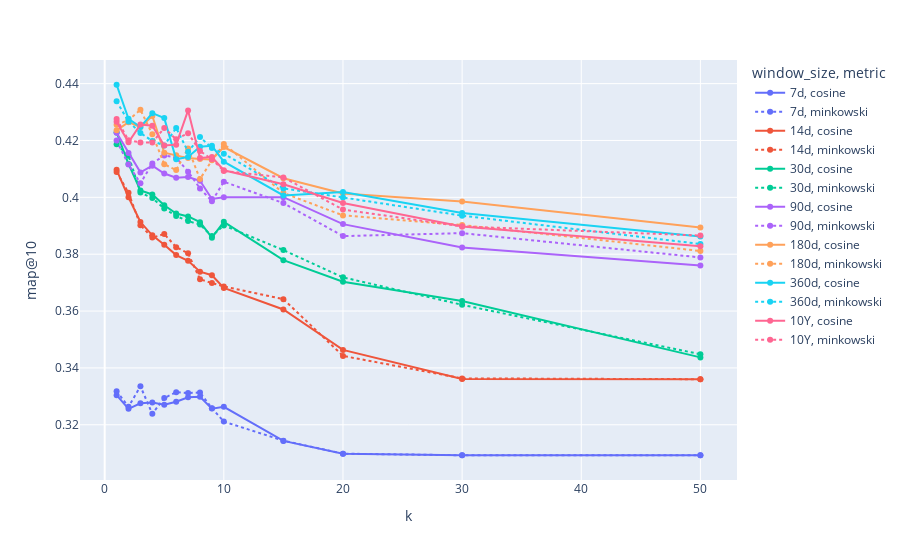

Source (notebook cell):
### Code cell
_toplot = mdf_mean.reset_index().copy()
_toplot['days'] = pd.to_timedelta(_toplot['window_size']).dt.days
_toplot = _toplot.sort_values(['k', 'days'])
# _toplot['color'] = _toplot['window_size'] + ',' + _toplot['metric']

fig = px.line(
    _toplot, 
    x='k', 
    y=KNN_ANALYZE_METRIC, 
    color='window_size', 
    markers=True, 
    line_dash='metric', 
    hover_data='time@10',
    # color_discrete_sequence=px.colors.sequential.Turbo,
)
display(nbutils.download_plotly(fig, f'11_knn_results_k-size_{SPLITS_FREQ}_normalize={SPLITS_NORMALIZE}.pdf'))
fig

### Figure 1 — Plotly figure (JSON) as saved in the notebook; plotly's stock layout.template omitted (floating-point values rounded to 4 significant figures)
{"data": [{"customdata": [[1.723], [1.575], [1.331], [1.425], [1.399], [1.226], [1.205], [1.027], [1.025], [1.057], [0.8748], [0.7228], [0.757], [0.7905]], "hovertemplate": "window_size=7d<br>metric=cosine<br>k=%{x}<br>map@10=%{y}<br>time@10=%{customdata[0]}<extra></extra>", "legendgroup": "7d, cosine", "line": {"color": "#636efa", "dash": "solid"}, "marker": {"symbol": "circle"}, "mode": "lines+markers", "name": "7d, cosine", "orientation": "v", "showlegend": true, "type": "scatter", "x": [1, 2, 3, 4, 5, 6, 7, 8, 9, 10, 15, 20, 30, 50], "xaxis": "x", "y": [0.3304, 0.3256, 0.3275, 0.3278, 0.327, 0.3281, 0.3297, 0.3298, 0.3257, 0.3263, 0.3143, 0.3098, 0.3093, 0.3093], "yaxis": "y"}, {"customdata": [[1.828], [1.444], [1.348], [1.312], [1.305], [1.119], [1.238], [1.06], [1.22], [1.034], [0.7621], [0.8264], [0.771], [0.8832]], "hovertemplate": "window_size=7d<br>metric=minkowski<br>k=%{x}<br>map@10=%{y}<br>time@10=%{customdata[0]}<extra></extra>", "legendgroup": "7d, minkowski", "line": {"color": "#636efa", "dash": "dot"}, "marker": {"symbol": "circle"}, "mode": "lines+markers", "name": "7d, minkowski", "orientation": "v", "showlegend": true, "type": "scatter", "x": [1, 2, 3, 4, 5, 6, 7, 8, 9, 10, 15, 20, 30, 50], "xaxis": "x", "y": [0.3318, 0.3263, 0.3335, 0.3239, 0.3294, 0.3315, 0.3312, 0.3314, 0.3258, 0.3211, 0.3144, 0.3098, 0.3093, 0.3093], "yaxis": "y"}, {"customdata": [[2.158], [2.077], [2.102], [1.973], [1.641], [1.764], [1.796], [1.515], [1.641], [1.514], [1.493], [1.346], [0.8533], [0.8088]], "hovertemplate": "window_size=14d<br>metric=cosine<br>k=%{x}<br>map@10=%{y}<br>time@10=%{customdata[0]}<extra></extra>", "legendgroup": "14d, cosine", "line": {"color": "#EF553B", "dash": "solid"}, "marker": {"symbol": "circle"}, "mode": "lines+markers", "name": "14d, cosine", "orientation": "v", "showlegend": true, "type": "scatter", "x": [1, 2, 3, 4, 5, 6, 7, 8, 9, 10, 15, 20, 30, 50], "xaxis": "x", "y": [0.4097, 0.4, 0.3913, 0.3866, 0.3834, 0.3797, 0.3777, 0.3739, 0.3726, 0.3681, 0.3606, 0.3463, 0.3361, 0.336], "yaxis": "y"}, {"customdata": [[2.348], [2.098], [1.844], [1.714], [1.756], [1.72], [1.726], [1.668], [1.696], [1.713], [1.381], [1.44], [0.996], [0.7685]], "hovertemplate": "window_size=14d<br>metric=minkowski<br>k=%{x}<br>map@10=%{y}<br>time@10=%{customdata[0]}<extra></extra>", "legendgroup": "14d, minkowski", "line": {"color": "#EF553B", "dash": "dot"}, "marker": {"symbol": "circle"}, "mode": "lines+markers", "name": "14d, minkowski", "orientation": "v", "showlegend": true, "type": "scatter", "x": [1, 2, 3, 4, 5, 6, 7, 8, 9, 10, 15, 20, 30, 50], "xaxis": "x", "y": [0.4089, 0.4016, 0.3902, 0.3858, 0.3871, 0.3825, 0.3803, 0.3712, 0.3698, 0.3686, 0.3642, 0.3442, 0.3363, 0.336], "yaxis": "y"}, {"customdata": [[3.555], [3.158], [3.063], [3.222], [3.011], [3.021], [2.858], [2.901], [2.89], [2.672], [2.814], [2.587], [2.582], [1.692]], "hovertemplate": "window_size=30d<br>metric=cosine<br>k=%{x}<br>map@10=%{y}<br>time@10=%{customdata[0]}<extra></extra>", "legendgroup": "30d, cosine", "line": {"color": "#00cc96", "dash": "solid"}, "marker": {"symbol": "circle"}, "mode": "lines+markers", "name": "30d, cosine", "orientation": "v", "showlegend": true, "type": "scatter", "x": [1, 2, 3, 4, 5, 6, 7, 8, 9, 10, 15, 20, 30, 50], "xaxis": "x", "y": [0.4228, 0.4117, 0.4024, 0.401, 0.3972, 0.3943, 0.3933, 0.3913, 0.3858, 0.3914, 0.3779, 0.3703, 0.3635, 0.3437], "yaxis": "y"}, {"customdata": [[3.401], [3.33], [2.852], [2.992], [3.237], [2.608], [2.918], [2.839], [2.632], [2.71], [2.464], [2.5], [2.441], [1.464]], "hovertemplate": "window_size=30d<br>metric=minkowski<br>k=%{x}<br>map@10=%{y}<br>time@10=%{customdata[0]}<extra></extra>", "legendgroup": "30d, minkowski", "line": {"color": "#00cc96", "dash": "dot"}, "marker": {"symbol": "circle"}, "mode": "lines+markers", "name": "30d, minkowski", "orientation": "v", "showlegend": true, "type": "scatter", "x": [1, 2, 3, 4, 5, 6, 7, 8, 9, 10, 15, 20, 30, 50], "xaxis": "x", "y": [0.4186, 0.4147, 0.4017, 0.3997, 0.3961, 0.3934, 0.3917, 0.3904, 0.3864, 0.3901, 0.3814, 0.3719, 0.3622, 0.3448], "yaxis": "y"}, {"customdata": [[7.359], [7.185], [6.705], [6.785], [7.308], [7.061], [6.905], [6.819], [7.199], [6.745], [6.646], [6.76], [6.288], [5.768]], "hovertemplate": "window_size=90d<br>metric=cosine<br>k=%{x}<br>map@10=%{y}<br>time@10=%{customdata[0]}<extra></extra>", "legendgroup": "90d, cosine", "line": {"color": "#ab63fa", "dash": "solid"}, "marker": {"symbol": "circle"}, "mode": "lines+markers", "name": "90d, cosine", "orientation": "v", "showlegend": true, "type": "scatter", "x": [1, 2, 3, 4, 5, 6, 7, 8, 9, 10, 15, 20, 30, 50], "xaxis": "x", "y": [0.4227, 0.4156, 0.4088, 0.4111, 0.4084, 0.4069, 0.4071, 0.4058, 0.3994, 0.4, 0.4, 0.3906, 0.3824, 0.376], "yaxis": "y"}, {"customdata": [[7.033], [7.217], [7.042], [7.007], [6.986], [6.911], [6.765], [6.897], [6.69], [6.614], [6.799], [6.333], [6.072], [6.046]], "hovertemplate": "window_size=90d<br>metric=minkowski<br>k=%{x}<br>map@10=%{y}<br>time@10=%{customdata[0]}<extra></extra>", "legendgroup": "90d, minkowski", "line": {"color": "#ab63fa", "dash": "dot"}, "marker": {"symbol": "circle"}, "mode": "lines+markers", "name": "90d, minkowski", "orientation": "v", "showlegend": true, "type": "scatter", "x": [1, 2, 3, 4, 5, 6, 7, 8, 9, 10, 15, 20, 30, 50], "xaxis": "x", "y": [0.42, 0.4115, 0.4049, 0.4119, 0.4148, 0.414, 0.409, 0.4032, 0.3986, 0.4055, 0.398, 0.3864, 0.3874, 0.3789], "yaxis": "y"}, {"customdata": [[12.3], [11.67], [11.99], [11.69], [11.88], [11.82], [12.04], [11.69], [10.98], [11.49], [11.46], [11.26], [10.98], [9.337]], "hovertemplate": "window_size=180d<br>metric=cosine<br>k=%{x}<br>map@10=%{y}<br>time@10=%{customdata[0]}<extra></extra>", "legendgroup": "180d, cosine", "line": {"color": "#FFA15A", "dash": "solid"}, "marker": {"symbol": "circle"}, "mode": "lines+markers", "name": "180d, cosine", "orientation": "v", "showlegend": true, "type": "scatter", "x": [1, 2, 3, 4, 5, 6, 7, 8, 9, 10, 15, 20, 30, 50], "xaxis": "x", "y": [0.4236, 0.4265, 0.4247, 0.4286, 0.4157, 0.4148, 0.4138, 0.4135, 0.4133, 0.4177, 0.4067, 0.4013, 0.3985, 0.3894], "yaxis": "y"}, {"customdata": [[11.87], [11.31], [11.34], [11.2], [11.72], [11.27], [11.48], [11.53], [11.53], [11.41], [11.12], [11.22], [11.45], [9.947]], "hovertemplate": "window_size=180d<br>metric=minkowski<br>k=%{x}<br>map@10=%{y}<br>time@10=%{customdata[0]}<extra></extra>", "legendgroup": "180d, minkowski", "line": {"color": "#FFA15A", "dash": "dot"}, "marker": {"symbol": "circle"}, "mode": "lines+markers", "name": "180d, minkowski", "orientation": "v", "showlegend": true, "type": "scatter", "x": [1, 2, 3, 4, 5, 6, 7, 8, 9, 10, 15, 20, 30, 50], "xaxis": "x", "y": [0.4255, 0.4272, 0.4308, 0.4222, 0.4116, 0.4096, 0.4172, 0.4064, 0.413, 0.4188, 0.4015, 0.3937, 0.3903, 0.3811], "yaxis": "y"}, {"customdata": [[15.73], [15.96], [15.65], [15.64], [15.18], [15.1], [16.13], [15.65], [15.57], [15.83], [15.84], [15.38], [14.93], [12.9]], "hovertemplate": "window_size=360d<br>metric=cosine<br>k=%{x}<br>map@10=%{y}<br>time@10=%{customdata[0]}<extra></extra>", "legendgroup": "360d, cosine", "line": {"color": "#19d3f3", "dash": "solid"}, "marker": {"symbol": "circle"}, "mode": "lines+markers", "name": "360d, cosine", "orientation": "v", "showlegend": true, "type": "scatter", "x": [1, 2, 3, 4, 5, 6, 7, 8, 9, 10, 15, 20, 30, 50], "xaxis": "x", "y": [0.4396, 0.4276, 0.4247, 0.4296, 0.4279, 0.4134, 0.4142, 0.4178, 0.4181, 0.4126, 0.4007, 0.4019, 0.3945, 0.3862], "yaxis": "y"}, {"customdata": [[15.61], [15.59], [15.48], [15.0], [15.41], [15.82], [15.2], [14.74], [15.92], [15.28], [15.17], [15.31], [14.67], [13.65]], "hovertemplate": "window_size=360d<br>metric=minkowski<br>k=%{x}<br>map@10=%{y}<br>time@10=%{customdata[0]}<extra></extra>", "legendgroup": "360d, minkowski", "line": {"color": "#19d3f3", "dash": "dot"}, "marker": {"symbol": "circle"}, "mode": "lines+markers", "name": "360d, minkowski", "orientation": "v", "showlegend": true, "type": "scatter", "x": [1, 2, 3, 4, 5, 6, 7, 8, 9, 10, 15, 20, 30, 50], "xaxis": "x", "y": [0.4338, 0.4267, 0.4226, 0.4198, 0.4183, 0.4244, 0.416, 0.4212, 0.4174, 0.4153, 0.4031, 0.4, 0.3936, 0.3836], "yaxis": "y"}, {"customdata": [[19.27], [19.39], [18.71], [18.92], [18.69], [19.37], [19.32], [19.13], [19.08], [19.08], [19.18], [18.54], [17.79], [14.77]], "hovertemplate": "window_size=10Y<br>metric=cosine<br>k=%{x}<br>map@10=%{y}<br>time@10=%{customdata[0]}<extra></extra>", "legendgroup": "10Y, cosine", "line": {"color": "#FF6692", "dash": "solid"}, "marker": {"symbol": "circle"}, "mode": "lines+markers", "name": "10Y, cosine", "orientation": "v", "showlegend": true, "type": "scatter", "x": [1, 2, 3, 4, 5, 6, 7, 8, 9, 10, 15, 20, 30, 50], "xaxis": "x", "y": [0.4266, 0.4194, 0.4256, 0.4252, 0.4182, 0.4185, 0.4306, 0.4139, 0.4142, 0.4095, 0.4046, 0.398, 0.3898, 0.3828], "yaxis": "y"}, {"customdata": [[19.24], [19.03], [18.92], [19.02], [19.44], [19.24], [19.31], [19.06], [19.06], [19.71], [19.0], [18.28], [18.6], [15.66]], "hovertemplate": "window_size=10Y<br>metric=minkowski<br>k=%{x}<br>map@10=%{y}<br>time@10=%{customdata[0]}<extra></extra>", "legendgroup": "10Y, minkowski", "line": {"color": "#FF6692", "dash": "dot"}, "marker": {"symbol": "circle"}, "mode": "lines+markers", "name": "10Y, minkowski", "orientation": "v", "showlegend": true, "type": "scatter", "x": [1, 2, 3, 4, 5, 6, 7, 8, 9, 10, 15, 20, 30, 50], "xaxis": "x", "y": [0.4275, 0.4201, 0.4193, 0.4193, 0.4244, 0.4204, 0.4226, 0.4163, 0.4134, 0.4093, 0.407, 0.3957, 0.3898, 0.3866], "yaxis": "y"}], "layout": {"autosize": true, "legend": {"title": {"text": "window_size, metric"}, "tracegroupgap": 0}, "margin": {"t": 60}, "xaxis": {"anchor": "y", "autorange": true, "domain": [0, 1], "range": [-1.92, 52.92], "title": {"text": "k"}, "type": "linear"}, "yaxis": {"anchor": "x", "autorange": true, "domain": [0, 1], "range": [0.2992, 0.4497], "title": {"text": "map@10"}, "type": "linear"}}}
